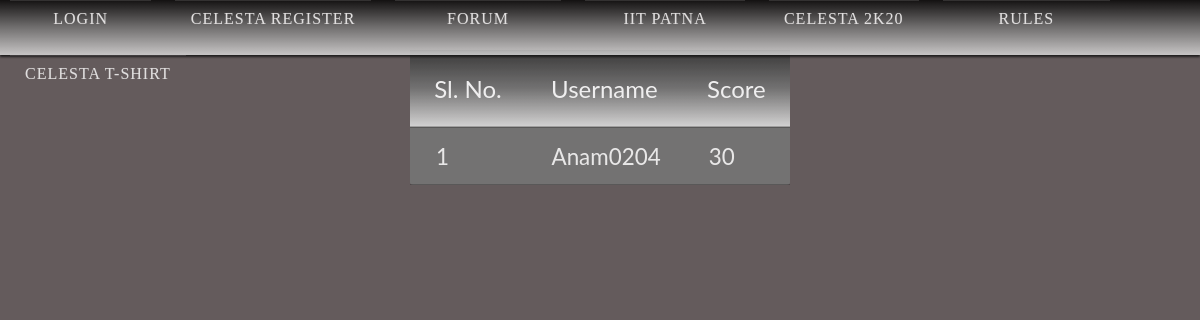
The page /leaderboard.php on the database its author committed.
### tables this page shows
CREATE TABLE `Contestants` (
  `sr_no` int(11) NOT NULL,
  `username` varchar(15) NOT NULL,
  `pId` varchar(40) NOT NULL,
  `password` char(40) NOT NULL,
  `csrfToken` char(40) DEFAULT NULL,
  `lastLogin` date DEFAULT NULL,
  `totalLogin` int(11) NOT NULL DEFAULT '0',
  `privateKey` varchar(26) DEFAULT NULL,
  `Disqualified` int(1) NOT NULL DEFAULT '0'
);

CREATE TABLE `ContestantsData` (
  `Username` varchar(15) NOT NULL,
  `Level` int(11) NOT NULL DEFAULT '1',
  `Level Score` int(11) NOT NULL DEFAULT '40',
  `Total Score` int(11) NOT NULL DEFAULT '40',
  `level loan` int(11) NOT NULL DEFAULT '0'
);

### leaderboard.php (the view, shortened to what this page needs)
<?php
require_once './support/dbcon.php';
?>
<!DOCTYPE html>
<html xmlns="http://www.w3.org/1999/xhtml">
    <head><meta http-equiv="Content-Type" content="text/html; charset=utf-8">
        <link href="leaderboard.css" rel="stylesheet" type="text/css" />
        <link href="navbar.css" rel="stylesheet" type="text/css"/>
    </head>
    <body>
        <nav class="cl-effect-9">
            <?php
            if (isset($_SESSION["username"])) {
                ?>
                <a href="./profile.php" >
                    <span>Questions</span>
                    <span>Continue the HUNT!</span>
                </a>
                <?php
            } else {
                ?>
                <a href="index.php" >
                    <span>Login</span>
                </a>
                <a href="http://celesta.tech/register-page" >
                    <span>Celesta Register</span>
                </a>
                <?php
            }
            ?>
            <a href="https://apps.facebook.com/forumforpages/464686653559952/ee4d9fda-9f7e-4ef4-b531-e44a0861ff0c/0">
                <span>Forum</span>
            </a>
            <a href="http://www.iitp.ac.in">
                <span>IIT Patna</span>
            </a>
            <a href="https://celesta.tech/">
                <span>Celesta 2k20</span>
            </a>
            <a href="rules.php">
                <span>Rules</span>
            </a>
            <a href="http://njath.org.in/tshirt.html">
                <span>Celesta T-shirt</span>
            </a>
        </nav>
        <div id="table">
            <table class="data-table">
                <thead>
                    <th>Sl. No.</th>
                    <th>Username</th>
                    <th>Score</th>
                </thead>
                <?php
                $query = "SELECT * FROM `Contestants` AS `C` "
                        . "LEFT JOIN `ContestantsData` AS `CD` ON `C`.`username` = `CD`.`Username` "
                        . "WHERE `C`.`Disqualified` = 0 "
                        . "ORDER BY `Total Score` DESC LIMIT 0, 20";
                $result = mysqli_query($db_connection, $query);
                $count = 1;
                while ($row = mysqli_fetch_array($result)) {
                    $user = isset($_SESSION["username"]) && $row["Username"] == $_SESSION["username"];
                    ?>
                    <tr <?php if ($user) echo 'class="user"' ?>>
                        <td><?php echo($count); ?></td>
                        <td><?php echo($row["Username"]); ?></td>
                        <td><?php echo($row["Total Score"]); ?></td>
                    </tr>
                    <?php
                    $count++;
                }
                ?>
            </table>
        </div>
    </body>
</html>

### leaderboard.css (style rules this page uses)
* { margin: 0; outline: none; }
body { background: url("./images/cover.jpg"); background-size: cover; background-color: rgb(100, 91, 92); }
#table .data-table { opacity: 0.9; margin: 50px auto; border-collapse:collapse; font-family: 'Lato', Calibri, Arial, sans-serif; border: none; border-radius: 3px; -webkit-border-radius: 3px; -moz-border-radius: 3px; color: #FFF; background: #757575; }
#table .data-table th, #table .data-table td { box-shadow: inset 0 -1px rgba(0,0,0,0.25), inset 0 1px rgba(0,0,0,0.25); }
#table .data-table th { font-weight: normal; -webkit-font-smoothing: antialiased; padding: 1em; color: white text-shadow: 0 0 1px rgba(0,0,0,0.1); font-size: 1.5em; color: #FFF; background: linear-gradient(#353535,#757575,#e0e0e0); }
#table .data-table td { color: #f7f7f7; padding: 0.7em 1em 0.7em 1.15em; text-shadow: 0 0 1px rgba(255,255,255,0.1); font-size: 1.4em; }
#table .data-table tr { -webkit-transition: background 0.3s, box-shadow 0.3s; -moz-transition: background 0.3s, box-shadow 0.3s; transition: background 0.3s, box-shadow 0.3s; }

### navbar.css (style rules this page uses)
nav { background: linear-gradient(black,#757575,#e0e0e0); opacity: 0.8; position:fixed; top:0em; left:0em; width:100%; height:55px; box-shadow: 0 2px 2px #111; z-index: 1; min-width: inherit; }
nav a { position: relative; display: inline-block; margin: 15px 0; outline: none; color: white; text-decoration: none; text-transform: uppercase; text-align: center; letter-spacing: 1px; font-weight: 400; text-shadow: 0 0 1px rgba(255,255,255,0.3); font-size: 1em; }
.cl-effect-9 a { margin: 0 10px; padding: 10px 15px; }
.cl-effect-9 a::before, .cl-effect-9 a::after { position: absolute; top: 0; left: 0; width: 100%; height: 1px; background: linear-gradient(white,#757575); content: ''; opacity: 0.2; -webkit-transition: opacity 0.3s, height 0.3s; -moz-transition: opacity 0.3s, height 0.3s; transition: opacity 0.3s, height 0.3s; }
.cl-effect-9 a::after { top: 93%; opacity: 0; box-shadow: 0 1px 3px #757575; -webkit-transition: -webkit-transform 0.3s, opacity 0.3s; -moz-transition: -moz-transform 0.3s, opacity 0.3s; transition: transform 0.3s, opacity 0.3s; -webkit-transform: translateY(-10px); -moz-transform: translateY(-10px); transform: translateY(-10px); }
.cl-effect-9 a span:first-child { z-index: 2; display: block; font-weight: 300; border-top: 10px; }

### rows shown on the page
contestants: contestantsdata.Username "Anam0204", contestantsdata.Total Score "30"
